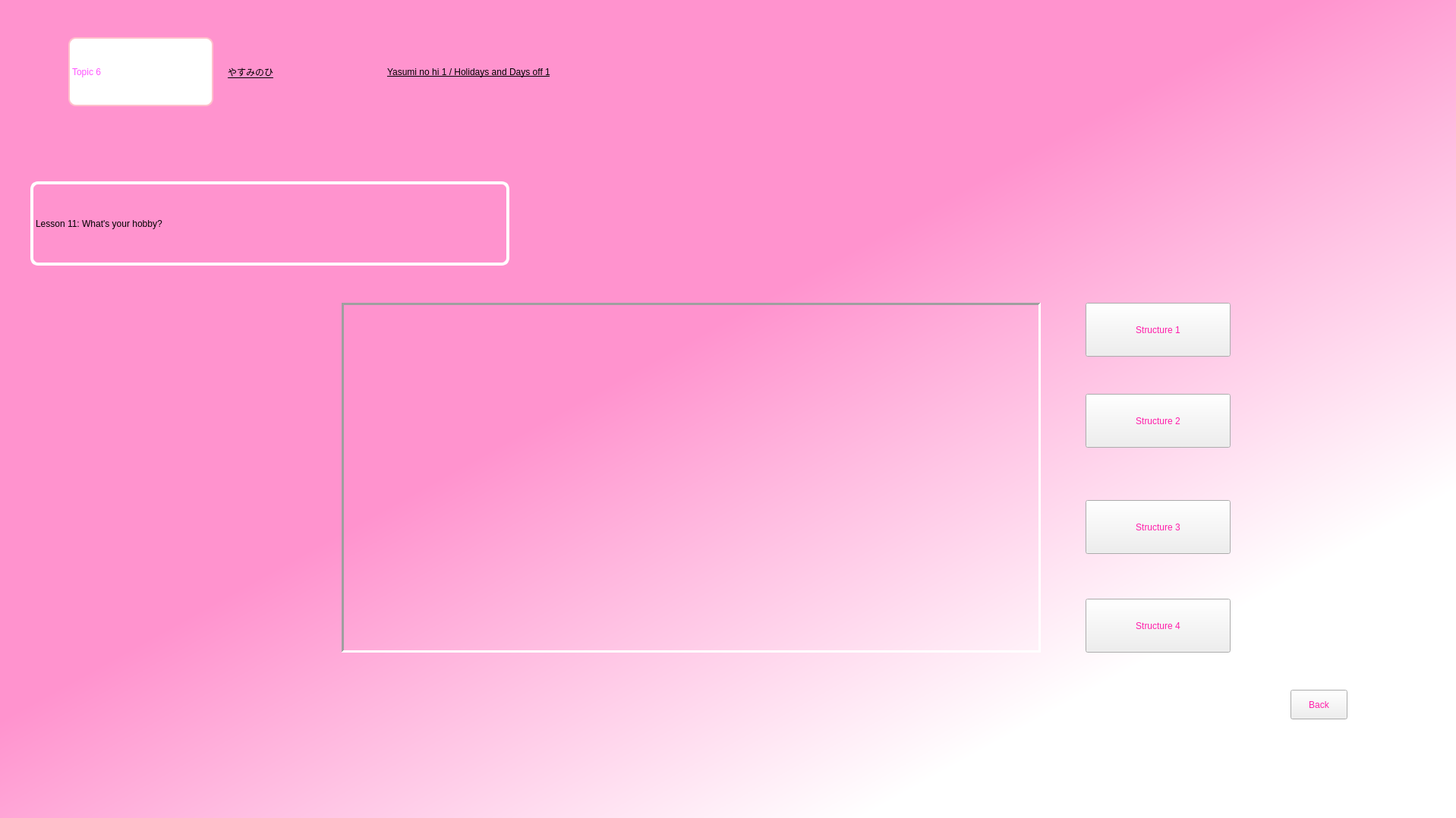
<?xml version="1.0" encoding="UTF-8"?>
<ui version="4.0">
 <class>MainWindow</class>
 <widget class="QMainWindow" name="MainWindow">
  <property name="geometry">
   <rect>
    <x>0</x>
    <y>0</y>
    <width>1918</width>
    <height>1078</height>
   </rect>
  </property>
  <property name="windowTitle">
   <string>page1tp6</string>
  </property>
  <widget class="QWidget" name="centralwidget">
   <widget class="QWidget" name="widget" native="true">
    <property name="enabled">
     <bool>true</bool>
    </property>
    <property name="geometry">
     <rect>
      <x>0</x>
      <y>-1</y>
      <width>1920</width>
      <height>1091</height>
     </rect>
    </property>
    <property name="styleSheet">
     <string notr="true">QWidget#widget{
background-color: qlineargradient(spread:pad, x1:0.398091, y1:0.358, x2:0.806818, y2:0.778, stop:0.153409 rgba(255, 147, 206, 255), stop:1 rgba(255, 255, 255, 255));}</string>
    </property>
    <widget class="QLabel" name="label_1">
     <property name="geometry">
      <rect>
       <x>90</x>
       <y>50</y>
       <width>191</width>
       <height>91</height>
      </rect>
     </property>
     <property name="styleSheet">
      <string notr="true">background-color: rgb(255, 255, 255);
color: rgb(255, 85, 255);
font: 25pt &quot;MV Boli&quot;;
border-radius:10px;
border: 2px solid pink;
</string>
     </property>
     <property name="text">
      <string>Topic 6</string>
     </property>
    </widget>
    <widget class="QLabel" name="label_2">
     <property name="geometry">
      <rect>
       <x>300</x>
       <y>70</y>
       <width>181</width>
       <height>51</height>
      </rect>
     </property>
     <property name="styleSheet">
      <string notr="true">color: rgb(0, 0, 0);
text-decoration: underline;
font: 24pt &quot;MV Boli&quot;;
</string>
     </property>
     <property name="text">
      <string>やすみのひ</string>
     </property>
    </widget>
    <widget class="QLabel" name="label_3">
     <property name="geometry">
      <rect>
       <x>510</x>
       <y>60</y>
       <width>821</width>
       <height>71</height>
      </rect>
     </property>
     <property name="styleSheet">
      <string notr="true">font: 24pt &quot;MV Boli&quot;;
text-decoration: underline;
color: rgb(0, 0, 0);</string>
     </property>
     <property name="text">
      <string>Yasumi no hi 1 / Holidays and Days off 1</string>
     </property>
    </widget>
    <widget class="QLabel" name="label_4">
     <property name="geometry">
      <rect>
       <x>40</x>
       <y>240</y>
       <width>631</width>
       <height>111</height>
      </rect>
     </property>
     <property name="styleSheet">
      <string notr="true">font: 24pt &quot;MV Boli&quot;;
color: rgb(0, 0, 0);
border: 4px solid #ffffff;
border-radius: 10px;</string>
     </property>
     <property name="text">
      <string>Lesson 11: What's your hobby?</string>
     </property>
    </widget>
    <widget class="QStackedWidget" name="stackedWidget">
     <property name="geometry">
      <rect>
       <x>450</x>
       <y>400</y>
       <width>921</width>
       <height>461</height>
      </rect>
     </property>
     <property name="styleSheet">
      <string notr="true"/>
     </property>
     <property name="frameShape">
      <enum>QFrame::Panel</enum>
     </property>
     <property name="frameShadow">
      <enum>QFrame::Sunken</enum>
     </property>
     <property name="lineWidth">
      <number>3</number>
     </property>
     <property name="currentIndex">
      <number>1</number>
     </property>
     <widget class="QWidget" name="page_1">
      <widget class="QLabel" name="label_5">
       <property name="geometry">
        <rect>
         <x>0</x>
         <y>0</y>
         <width>921</width>
         <height>461</height>
        </rect>
       </property>
       <property name="styleSheet">
        <string notr="true">border-image: url(:/congthuc/topic6d.jpg);</string>
       </property>
       <property name="text">
        <string/>
       </property>
      </widget>
     </widget>
     <widget class="QWidget" name="page_2">
      <widget class="QLabel" name="label_6">
       <property name="geometry">
        <rect>
         <x>-4</x>
         <y>2</y>
         <width>921</width>
         <height>451</height>
        </rect>
       </property>
       <property name="styleSheet">
        <string notr="true">border-image: url(:/congthuc/topic6b.jpg);</string>
       </property>
       <property name="text">
        <string/>
       </property>
      </widget>
     </widget>
     <widget class="QWidget" name="page_3">
      <widget class="QLabel" name="label_7">
       <property name="geometry">
        <rect>
         <x>-4</x>
         <y>-8</y>
         <width>921</width>
         <height>461</height>
        </rect>
       </property>
       <property name="styleSheet">
        <string notr="true">border-image: url(:/congthuc/topic6c.jpg);</string>
       </property>
       <property name="text">
        <string/>
       </property>
      </widget>
     </widget>
     <widget class="QWidget" name="page_4">
      <widget class="QLabel" name="label_8">
       <property name="geometry">
        <rect>
         <x>0</x>
         <y>0</y>
         <width>921</width>
         <height>461</height>
        </rect>
       </property>
       <property name="styleSheet">
        <string notr="true">border-image: url(:/congthuc/topic6a.jpg);</string>
       </property>
       <property name="text">
        <string/>
       </property>
      </widget>
     </widget>
    </widget>
    <widget class="QPushButton" name="Button_1">
     <property name="geometry">
      <rect>
       <x>1430</x>
       <y>400</y>
       <width>191</width>
       <height>71</height>
      </rect>
     </property>
     <property name="styleSheet">
      <string notr="true">color: rgb(255, 29, 169);

font: 18pt &quot;MV Boli&quot;;</string>
     </property>
     <property name="text">
      <string>Structure 1</string>
     </property>
    </widget>
    <widget class="QPushButton" name="Button_2">
     <property name="geometry">
      <rect>
       <x>1430</x>
       <y>520</y>
       <width>191</width>
       <height>71</height>
      </rect>
     </property>
     <property name="styleSheet">
      <string notr="true">font: 18pt &quot;MV Boli&quot;;
color: rgb(255, 29, 169);</string>
     </property>
     <property name="text">
      <string>Structure 2</string>
     </property>
    </widget>
    <widget class="QPushButton" name="Button_3">
     <property name="geometry">
      <rect>
       <x>1430</x>
       <y>660</y>
       <width>191</width>
       <height>71</height>
      </rect>
     </property>
     <property name="styleSheet">
      <string notr="true">font: 18pt &quot;MV Boli&quot;;
color: rgb(255, 29, 169);</string>
     </property>
     <property name="text">
      <string>Structure 3</string>
     </property>
    </widget>
    <widget class="QPushButton" name="Button_4">
     <property name="geometry">
      <rect>
       <x>1430</x>
       <y>790</y>
       <width>191</width>
       <height>71</height>
      </rect>
     </property>
     <property name="styleSheet">
      <string notr="true">color: rgb(255, 29, 169);
font: 18pt &quot;MV Boli&quot;;</string>
     </property>
     <property name="text">
      <string>Structure 4</string>
     </property>
    </widget>
    <widget class="QPushButton" name="back1">
     <property name="geometry">
      <rect>
       <x>1700</x>
       <y>910</y>
       <width>75</width>
       <height>39</height>
      </rect>
     </property>
     <property name="styleSheet">
      <string notr="true">color: rgb(255, 29, 169);

font: 18pt &quot;MV Boli&quot;;</string>
     </property>
     <property name="text">
      <string>Back</string>
     </property>
    </widget>
   </widget>
  </widget>
 </widget>
 <resources>
  <include location="topic6.qrc"/>
 </resources>
 <connections/>
</ui>
